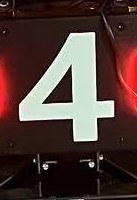
#> input picture 88888.jpg, 137 x 200 px
$ python 10001.py
#> lines starting #> are read from the running program, lines starting #| are printed output that depends on the picture; after the words box and inside, x2 and y2 are one past the last pixel; in counts of white or black regions, pixels touching at a corner belong together
import cv2
import numpy as np
image1 = cv2.imread('88888.jpg')   # 示例图，给出内三角形的轮廓，用于比对
#> image1 is the input picture: shape (200, 137, 3); mean B, G, R 54.8, 59.7, 81.9
_, roi_thresh_inv = cv2.threshold(image1, 127, 255, cv2.THRESH_BINARY_INV)
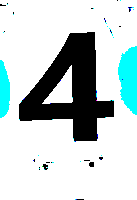
#> roi_thresh_inv: shape (200, 137, 3); mean B, G, R 208.4, 208.2, 194.4
edges = cv2.Canny(roi_thresh_inv, 50, 150)
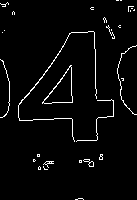
#> edges: shape (200, 137); 3.2% white in thin lines or dots
inner_contours, _ = cv2.findContours(edges, cv2.RETR_EXTERNAL, cv2.CHAIN_APPROX_SIMPLE)
#> inner_contours = 30 contours, 27 with area under 20; largest, box (x1, y1, x2, y2) and area: (42, 65, 73, 104) 546, (18, 31, 97, 142) 30, (83, 159, 94, 167) 30

target_contour = max(inner_contours, key=cv2.contourArea)  # 使用判断所有轮廓的最大面积来筛选出需要的内三角形轮廓
#> target_contour = contour of 31 points, box (x1, y1, x2, y2) (42, 65, 73, 104), area 546

image = cv2.imread('5.jpg')  # 需要识别的图

#> (the run stopped early here; a loop or call above may not have finished)
